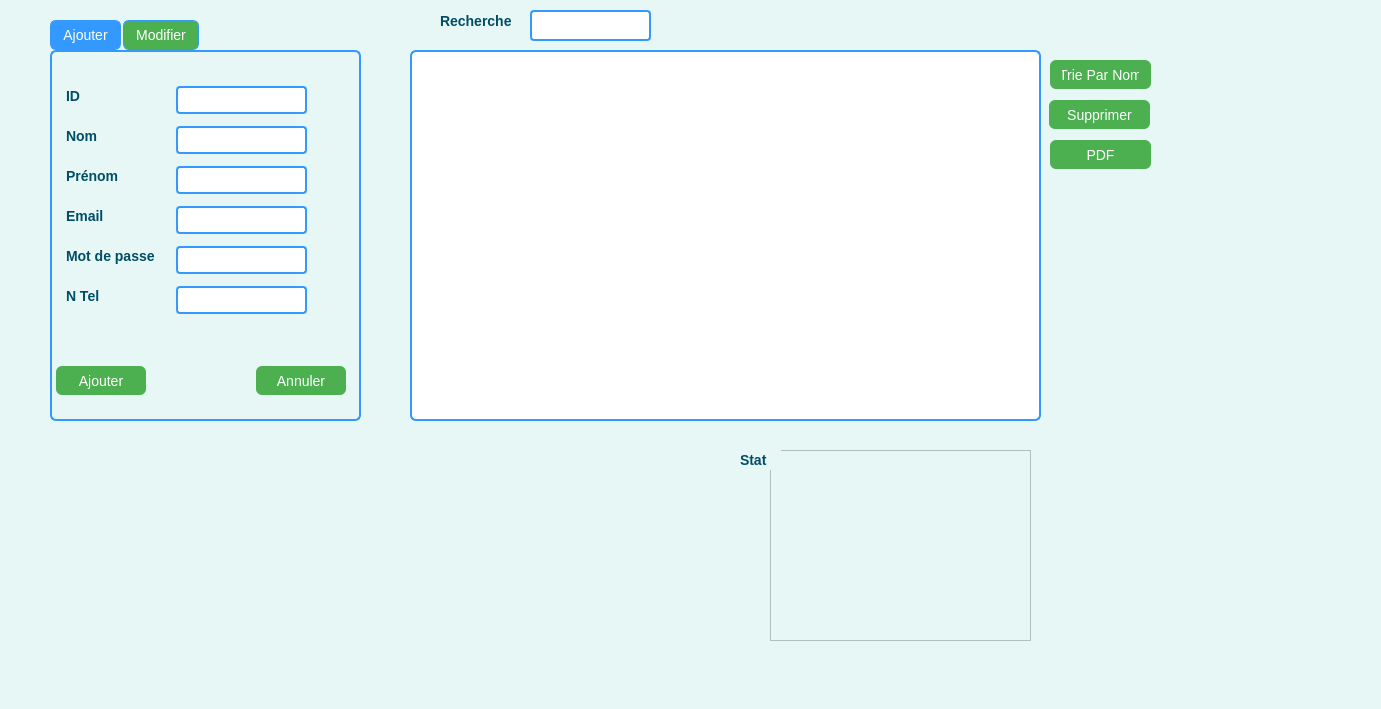
<?xml version="1.0" encoding="UTF-8"?>
<ui version="4.0">
 <class>MainWindow</class>
 <widget class="QMainWindow" name="MainWindow">
  <property name="geometry">
   <rect>
    <x>0</x>
    <y>0</y>
    <width>1381</width>
    <height>709</height>
   </rect>
  </property>
  <property name="windowTitle">
   <string>MainWindow</string>
  </property>
  <property name="styleSheet">
   <string notr="true">QWidget {
    background-color: #e6f7f5; /* light greenish background */
    color: #003366; /* dark blue text */
    font-size: 14px;
}

QPushButton {
    background-color: #4CAF50; /* green button */
    color: white;
    border: none;
    padding: 6px 12px;
    border-radius: 6px;
}

QPushButton:hover {
    background-color: #45a049; /* darker green on hover */
}

QLineEdit, QTextEdit {
    background-color: #ffffff;
    border: 2px solid #3399ff; /* blue border */
    border-radius: 4px;
    padding: 4px;
}

QLineEdit:focus, QTextEdit:focus {
    border: 2px solid #0066cc; /* darker blue when focused */
}

QLabel {
    color: #004d66; /* teal text */
    font-weight: bold;
}
QTabWidget::pane {
    border: 2px solid #3399ff; /* blue border */
    border-radius: 6px;
    background: #e6f7f5; /* light greenish background */
    padding: 4px;
}

QTabBar::tab {
    background: #4CAF50; /* green tabs */
    color: white;
    border: 1px solid #3399ff; /* blue border */
    border-radius: 6px;
    padding: 6px 12px;
    margin-right: 2px;
}

QTabBar::tab:selected {
    background: #3399ff; /* blue when selected */
    color: white;
}

QTabBar::tab:hover {
    background: #45a049; /* darker green hover */
}
QListView {
    background-color: #ffffff;
    border: 2px solid #3399ff; /* blue border */
    border-radius: 6px;
    padding: 4px;
    show-decoration-selected: 1; /* highlight whole row */
}

QListView::item {
    padding: 6px;
    border-bottom: 1px solid #e6f7f5; /* subtle divider */
    color: #003366; /* dark blue text */
}

QListView::item:selected {
    background-color: #4CAF50; /* green selection */
    color: white;
    border: none;
}

QListView::item:hover {
    background-color: #cceeff; /* light blue hover */
    color: #004d66;
}

</string>
  </property>
  <widget class="QWidget" name="centralwidget">
   <widget class="QTabWidget" name="tabWidget">
    <property name="geometry">
     <rect>
      <x>50</x>
      <y>20</y>
      <width>311</width>
      <height>401</height>
     </rect>
    </property>
    <property name="currentIndex">
     <number>0</number>
    </property>
    <widget class="QWidget" name="tab">
     <attribute name="title">
      <string>Ajouter</string>
     </attribute>
     <widget class="QLabel" name="label">
      <property name="geometry">
       <rect>
        <x>10</x>
        <y>30</y>
        <width>51</width>
        <height>20</height>
       </rect>
      </property>
      <property name="text">
       <string>ID</string>
      </property>
     </widget>
     <widget class="QLabel" name="label_2">
      <property name="geometry">
       <rect>
        <x>10</x>
        <y>70</y>
        <width>63</width>
        <height>20</height>
       </rect>
      </property>
      <property name="text">
       <string>Nom</string>
      </property>
     </widget>
     <widget class="QLabel" name="label_3">
      <property name="geometry">
       <rect>
        <x>10</x>
        <y>110</y>
        <width>63</width>
        <height>20</height>
       </rect>
      </property>
      <property name="text">
       <string>Prénom</string>
      </property>
     </widget>
     <widget class="QLabel" name="label_4">
      <property name="geometry">
       <rect>
        <x>10</x>
        <y>150</y>
        <width>63</width>
        <height>20</height>
       </rect>
      </property>
      <property name="text">
       <string>Email</string>
      </property>
     </widget>
     <widget class="QLabel" name="label_5">
      <property name="geometry">
       <rect>
        <x>10</x>
        <y>190</y>
        <width>91</width>
        <height>20</height>
       </rect>
      </property>
      <property name="text">
       <string>Mot de passe</string>
      </property>
     </widget>
     <widget class="QLabel" name="label_6">
      <property name="geometry">
       <rect>
        <x>10</x>
        <y>230</y>
        <width>63</width>
        <height>20</height>
       </rect>
      </property>
      <property name="text">
       <string>N Tel</string>
      </property>
     </widget>
     <widget class="QLineEdit" name="lineEdit">
      <property name="geometry">
       <rect>
        <x>120</x>
        <y>30</y>
        <width>131</width>
        <height>28</height>
       </rect>
      </property>
     </widget>
     <widget class="QLineEdit" name="lineEdit_2">
      <property name="geometry">
       <rect>
        <x>120</x>
        <y>70</y>
        <width>131</width>
        <height>28</height>
       </rect>
      </property>
     </widget>
     <widget class="QLineEdit" name="lineEdit_3">
      <property name="geometry">
       <rect>
        <x>120</x>
        <y>110</y>
        <width>131</width>
        <height>28</height>
       </rect>
      </property>
     </widget>
     <widget class="QLineEdit" name="lineEdit_4">
      <property name="geometry">
       <rect>
        <x>120</x>
        <y>150</y>
        <width>131</width>
        <height>28</height>
       </rect>
      </property>
     </widget>
     <widget class="QLineEdit" name="lineEdit_5">
      <property name="geometry">
       <rect>
        <x>120</x>
        <y>190</y>
        <width>131</width>
        <height>28</height>
       </rect>
      </property>
     </widget>
     <widget class="QLineEdit" name="lineEdit_6">
      <property name="geometry">
       <rect>
        <x>120</x>
        <y>230</y>
        <width>131</width>
        <height>28</height>
       </rect>
      </property>
     </widget>
     <widget class="QPushButton" name="pushButton">
      <property name="geometry">
       <rect>
        <x>0</x>
        <y>310</y>
        <width>90</width>
        <height>29</height>
       </rect>
      </property>
      <property name="text">
       <string>Ajouter</string>
      </property>
     </widget>
     <widget class="QPushButton" name="pushButton_7">
      <property name="geometry">
       <rect>
        <x>200</x>
        <y>310</y>
        <width>90</width>
        <height>29</height>
       </rect>
      </property>
      <property name="text">
       <string>Annuler</string>
      </property>
     </widget>
    </widget>
    <widget class="QWidget" name="tab_2">
     <attribute name="title">
      <string>Modifier</string>
     </attribute>
     <widget class="QLineEdit" name="lineEdit_7">
      <property name="geometry">
       <rect>
        <x>130</x>
        <y>30</y>
        <width>131</width>
        <height>28</height>
       </rect>
      </property>
     </widget>
     <widget class="QLabel" name="label_7">
      <property name="geometry">
       <rect>
        <x>20</x>
        <y>70</y>
        <width>63</width>
        <height>20</height>
       </rect>
      </property>
      <property name="text">
       <string>Nom</string>
      </property>
     </widget>
     <widget class="QLineEdit" name="lineEdit_8">
      <property name="geometry">
       <rect>
        <x>130</x>
        <y>150</y>
        <width>131</width>
        <height>28</height>
       </rect>
      </property>
     </widget>
     <widget class="QLabel" name="label_8">
      <property name="geometry">
       <rect>
        <x>20</x>
        <y>230</y>
        <width>63</width>
        <height>20</height>
       </rect>
      </property>
      <property name="text">
       <string>N Tel</string>
      </property>
     </widget>
     <widget class="QLineEdit" name="lineEdit_9">
      <property name="geometry">
       <rect>
        <x>130</x>
        <y>230</y>
        <width>131</width>
        <height>28</height>
       </rect>
      </property>
     </widget>
     <widget class="QLabel" name="label_9">
      <property name="geometry">
       <rect>
        <x>20</x>
        <y>150</y>
        <width>63</width>
        <height>20</height>
       </rect>
      </property>
      <property name="text">
       <string>Email</string>
      </property>
     </widget>
     <widget class="QLineEdit" name="lineEdit_10">
      <property name="geometry">
       <rect>
        <x>130</x>
        <y>110</y>
        <width>131</width>
        <height>28</height>
       </rect>
      </property>
     </widget>
     <widget class="QLineEdit" name="lineEdit_11">
      <property name="geometry">
       <rect>
        <x>130</x>
        <y>190</y>
        <width>131</width>
        <height>28</height>
       </rect>
      </property>
     </widget>
     <widget class="QLineEdit" name="lineEdit_12">
      <property name="geometry">
       <rect>
        <x>130</x>
        <y>70</y>
        <width>131</width>
        <height>28</height>
       </rect>
      </property>
     </widget>
     <widget class="QLabel" name="label_10">
      <property name="geometry">
       <rect>
        <x>20</x>
        <y>190</y>
        <width>91</width>
        <height>20</height>
       </rect>
      </property>
      <property name="text">
       <string>Mot de passe</string>
      </property>
     </widget>
     <widget class="QPushButton" name="pushButton_2">
      <property name="geometry">
       <rect>
        <x>0</x>
        <y>310</y>
        <width>90</width>
        <height>29</height>
       </rect>
      </property>
      <property name="text">
       <string>Modifier</string>
      </property>
     </widget>
     <widget class="QLabel" name="label_11">
      <property name="geometry">
       <rect>
        <x>20</x>
        <y>30</y>
        <width>51</width>
        <height>20</height>
       </rect>
      </property>
      <property name="text">
       <string>ID</string>
      </property>
     </widget>
     <widget class="QLabel" name="label_12">
      <property name="geometry">
       <rect>
        <x>20</x>
        <y>110</y>
        <width>63</width>
        <height>20</height>
       </rect>
      </property>
      <property name="text">
       <string>Prénom</string>
      </property>
     </widget>
     <widget class="QPushButton" name="pushButton_6">
      <property name="geometry">
       <rect>
        <x>180</x>
        <y>310</y>
        <width>90</width>
        <height>29</height>
       </rect>
      </property>
      <property name="text">
       <string>Annuler</string>
      </property>
     </widget>
    </widget>
   </widget>
   <widget class="QListView" name="listView">
    <property name="geometry">
     <rect>
      <x>410</x>
      <y>50</y>
      <width>631</width>
      <height>371</height>
     </rect>
    </property>
   </widget>
   <widget class="QLabel" name="label_13">
    <property name="geometry">
     <rect>
      <x>440</x>
      <y>10</y>
      <width>81</width>
      <height>21</height>
     </rect>
    </property>
    <property name="text">
     <string>Recherche</string>
    </property>
   </widget>
   <widget class="QLineEdit" name="lineEdit_13">
    <property name="geometry">
     <rect>
      <x>530</x>
      <y>10</y>
      <width>121</width>
      <height>31</height>
     </rect>
    </property>
   </widget>
   <widget class="QPushButton" name="pushButton_3">
    <property name="geometry">
     <rect>
      <x>1050</x>
      <y>60</y>
      <width>101</width>
      <height>29</height>
     </rect>
    </property>
    <property name="text">
     <string>Trie Par Nom</string>
    </property>
   </widget>
   <widget class="QPushButton" name="pushButton_4">
    <property name="geometry">
     <rect>
      <x>1049</x>
      <y>100</y>
      <width>101</width>
      <height>29</height>
     </rect>
    </property>
    <property name="text">
     <string>Supprimer</string>
    </property>
   </widget>
   <widget class="QPushButton" name="pushButton_5">
    <property name="geometry">
     <rect>
      <x>1050</x>
      <y>140</y>
      <width>101</width>
      <height>29</height>
     </rect>
    </property>
    <property name="text">
     <string>PDF</string>
    </property>
   </widget>
   <widget class="QFrame" name="frame">
    <property name="geometry">
     <rect>
      <x>770</x>
      <y>450</y>
      <width>261</width>
      <height>191</height>
     </rect>
    </property>
    <property name="frameShape">
     <enum>QFrame::Shape::StyledPanel</enum>
    </property>
    <property name="frameShadow">
     <enum>QFrame::Shadow::Raised</enum>
    </property>
   </widget>
   <widget class="QLabel" name="label_14">
    <property name="geometry">
     <rect>
      <x>740</x>
      <y>450</y>
      <width>41</width>
      <height>20</height>
     </rect>
    </property>
    <property name="text">
     <string>Stat</string>
    </property>
   </widget>
  </widget>
  <widget class="QMenuBar" name="menubar">
   <property name="geometry">
    <rect>
     <x>0</x>
     <y>0</y>
     <width>1381</width>
     <height>24</height>
    </rect>
   </property>
  </widget>
  <widget class="QStatusBar" name="statusbar"/>
 </widget>
 <resources/>
 <connections/>
</ui>
